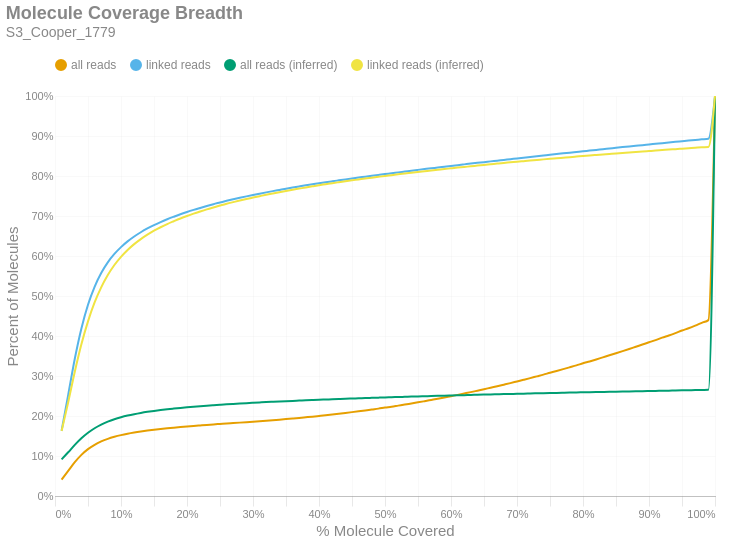

Notebook source saved alongside this figure:
### Markdown cell above
### Molecule Read Coverage
This chart shows molecule coverage breadth as computed by the number of bases aligned to that molecule. In other words, "*how much of each unique long molecule is actually sequenced/aligned?*" Keep in mind there is a distinction between sequences and alignments, since some sequences belonging to a particular molecule may not align well and wouldn't appear in the alignment data. This chart also shows molecule coverage breadth as computed by the *inferred fragment* from which the aligned sequences originate. Unlike read coverage, this calculation takes into account the total insert size, including unsequenced gaps between the forward and reverse reads. Like the previous figures, these are cumulative percents.

### Code cell
if SKIPLR:
    print_html(f"Skipped")
else:
    binned_df = consolidated_hist(valids['coverage_bp'], mask, 0.01, True)
    binned_df_inf = consolidated_hist(valids['coverage_inserts'], mask, 0.01, True)
    binned_df = binned_df.with_columns(pl.lit(binned_df_inf['all reads (cumsum)']).alias('all reads (inferred)'))
    binned_df = binned_df.with_columns(pl.lit(binned_df_inf['linked reads (cumsum)']).alias('linked reads (inferred)'))
    binned_df = binned_df.with_columns(
        (pl.col('bin').cast(pl.Float64) + 0.01).alias('right_edge')
    )

    with SafeRender(binned_df):
        (
            density_plot(binned_df, 'Molecule Coverage Breadth', samplename, 'molcov', ['all reads (inferred)','linked reads (inferred)'])
            .encode(
                #x=alt.X('bin:Q', title="% Molecule Covered").axis(format = '%').scale(padding=0),
                x=alt.X('right_edge:Q', title="% Molecule Covered").axis(format='%').scale(padding=0),
                y=alt.Y('value:Q', title='Percent of Molecules')
                    .axis(format='%')
                    .stack(False)
                    .scale(domainMin=0, padding=0),
                color=alt.Color("key:N").scale(domain = ["all reads", "linked reads", "all reads (inferred)", "linked reads (inferred)"]),
                tooltip = [
                    alt.Tooltip("key:N", title = "Data Type"),
                    alt.Tooltip("range_label:N", title="% Molecule Covered"),
                    alt.Tooltip("value:Q", format = ".2%", title="% Molecules")
                ]
            )
        ).display()

### Figure 1 — Vega-Lite specification as saved in the notebook (floating-point values rounded to 4 significant figures)
{"width": "container", "height": 400, "config": {"title": {"anchor": "start", "dy": -15, "fontSize": 18, "color": "#888888", "subtitleColor": "#888888", "subtitleFontSize": 14}, "arc": {"fill": "#0072B2"}, "axis": {"domainColor": "#888888", "domainWidth": 0.5, "gridWidth": 0.2, "grid": false, "titleFontWeight": 400, "titleFontSize": 15, "labelFontSize": 11, "labelColor": "#888888", "tickColor": "#888888", "tickWidth": 0.2, "titleColor": "#888888"}, "axisBand": {"grid": false}, "axisX": {"grid": true, "tickSize": 10, "domainCap": "round"}, "axisY": {"domain": false, "grid": true, "tickSize": 0, "domainCap": "round"}, "background": "transparent", "header": {"labelFontSize": 15, "labelColor": "#888888", "titleFontSize": 15, "titleFontWeight": 600, "titleColor": "#888888"}, "legend": {"labelFont": "sans-serif", "labelFontSize": 12, "labelColor": "#888888", "symbolSize": 100, "symbolType": "circle", "titleFontSize": 12, "titlePadding": 10, "titleColor": "#888888", "title": null, "orient": "top"}, "range": {"category": ["#E69F00", "#56B4E9", "#009E73", "#F0E442", "#0072B2", "#D55E00", "#CC79A7", "#000000"], "diverging": ["#cfe8f3", "#a2d4ec", "#73bfe2", "#46abdb", "#1696d2", "#12719e"]}, "area": {"fill": "#0072B2", "fillOpacity": 0.7, "line": true, "strokeOpacity": 0.7}, "line": {"color": "#0072B2", "stroke": "#0072B2", "strokeWidth": 2}, "trail": {"color": "#0072B2", "stroke": "#0072B2", "strokeWidth": 0, "size": 1}, "point": {"filled": true, "fillOpacity": 1.0, "size": 95}, "text": {"color": "#888888", "fontSize": 11, "align": "right", "fontWeight": 400, "size": 11}, "bar": {"fill": "#0072B2", "stroke": null}, "view": {"stroke": null, "continuousWidth": 660, "continuousHeight": 400}}, "data": {"name": "data-73d1cb7d08af86c9300cbe1bf69df326"}, "mark": {"type": "line", "interpolate": "monotone", "point": {"opacity": 0, "size": 275}}, "encoding": {"color": {"field": "key", "scale": {"domain": ["all reads", "linked reads", "all reads (inferred)", "linked reads (inferred)"]}, "type": "nominal"}, "tooltip": [{"field": "key", "title": "Data Type", "type": "nominal"}, {"field": "range_label", "title": "% Molecule Covered", "type": "nominal"}, {"field": "value", "format": ".2%", "title": "% Molecules", "type": "quantitative"}], "x": {"axis": {"format": "%"}, "field": "right_edge", "scale": {"padding": 0}, "title": "% Molecule Covered", "type": "quantitative"}, "y": {"axis": {"format": "%"}, "field": "value", "scale": {"domainMin": 0, "padding": 0}, "stack": false, "title": "Percent of Molecules", "type": "quantitative"}}, "params": [{"name": "param_c36ac31b6afebe62", "select": {"type": "point", "fields": ["key"]}, "bind": "legend"}], "title": {"text": "Molecule Coverage Breadth", "subtitle": "S3_Cooper_1779"}, "transform": [{"fold": ["all reads (cumsum)", "linked reads (cumsum)", "all reads (inferred)", "linked reads (inferred)"]}, {"calculate": "replace(datum.key, ' (cumsum)', '')", "as": "key"}, {"filter": {"param": "param_c36ac31b6afebe62"}}], "usermeta": {"embedOptions": {"downloadFileName": "S3_Cooper_1779.molcov"}}, "$schema": "https://vega.github.io/schema/vega-lite/v6.1.0.json", "datasets": {"data-73d1cb7d08af86c9300cbe1bf69df326": [{"bin": "0.0", "interval": "0.0-0.01", "all reads": 0.04096, "linked reads": 0.1632, "all reads (cumsum)": 0.04096, "linked reads (cumsum)": 0.1632, "range_label": "0.0-0.01", "all reads (inferred)": 0.0917, "linked reads (inferred)": 0.1623, "right_edge": 0.01}, {"bin": "0.01", "interval": "0.01-0.02", "all reads": 0.02177, "linked reads": 0.08965, "all reads (cumsum)": 0.06273, "linked reads (cumsum)": 0.2529, "range_label": "0.01-0.02", "all reads (inferred)": 0.1093, "linked reads (inferred)": 0.2346, "right_edge": 0.02}, {"bin": "0.02", "interval": "0.02-0.03", "all reads": 0.02186, "linked reads": 0.09038, "all reads (cumsum)": 0.08459, "linked reads (cumsum)": 0.3433, "range_label": "0.02-0.03", "all reads (inferred)": 0.1277, "linked reads (inferred)": 0.3108, "right_edge": 0.03}, {"bin": "0.03", "interval": "0.03-0.04", "all reads": 0.01829, "linked reads": 0.07571, "all reads (cumsum)": 0.1029, "linked reads (cumsum)": 0.419, "range_label": "0.03-0.04", "all reads (inferred)": 0.1442, "linked reads (inferred)": 0.3793, "right_edge": 0.04}, {"bin": "0.04", "interval": "0.04-0.05", "all reads": 0.01432, "linked reads": 0.05923, "all reads (cumsum)": 0.1172, "linked reads (cumsum)": 0.4782, "range_label": "0.04-0.05", "all reads (inferred)": 0.158, "linked reads (inferred)": 0.4365, "right_edge": 0.05}, {"bin": "0.05", "interval": "0.05-0.06", "all reads": 0.01087, "linked reads": 0.04489, "all reads (cumsum)": 0.1281, "linked reads (cumsum)": 0.5231, "range_label": "0.05-0.06", "all reads (inferred)": 0.1694, "linked reads (inferred)": 0.4838, "right_edge": 0.06}, {"bin": "0.06", "interval": "0.06-0.07", "all reads": 0.008335, "linked reads": 0.03439, "all reads (cumsum)": 0.1364, "linked reads (cumsum)": 0.5575, "range_label": "0.06-0.07", "all reads (inferred)": 0.1785, "linked reads (inferred)": 0.5215, "right_edge": 0.07}, {"bin": "0.07", "interval": "0.07-0.08", "all reads": 0.006472, "linked reads": 0.02669, "all reads (cumsum)": 0.1429, "linked reads (cumsum)": 0.5842, "range_label": "0.07-0.08", "all reads (inferred)": 0.1859, "linked reads (inferred)": 0.5525, "right_edge": 0.08}, {"bin": "0.08", "interval": "0.08-0.09", "all reads": 0.005087, "linked reads": 0.0209, "all reads (cumsum)": 0.148, "linked reads (cumsum)": 0.6051, "range_label": "0.08-0.09", "all reads (inferred)": 0.192, "linked reads (inferred)": 0.5775, "right_edge": 0.09}, {"bin": "0.09", "interval": "0.09-0.1", "all reads": 0.004177, "linked reads": 0.01712, "all reads (cumsum)": 0.1521, "linked reads (cumsum)": 0.6222, "range_label": "0.09-0.1", "all reads (inferred)": 0.1969, "linked reads (inferred)": 0.598, "right_edge": 0.1}, {"bin": "0.1", "interval": "0.1-0.11", "all reads": 0.003498, "linked reads": 0.01429, "all reads (cumsum)": 0.1556, "linked reads (cumsum)": 0.6365, "range_label": "0.1-0.11", "all reads (inferred)": 0.2011, "linked reads (inferred)": 0.6152, "right_edge": 0.11}, {"bin": "0.11", "interval": "0.11-0.12", "all reads": 0.002992, "linked reads": 0.01221, "all reads (cumsum)": 0.1586, "linked reads (cumsum)": 0.6487, "range_label": "0.11-0.12", "all reads (inferred)": 0.2046, "linked reads (inferred)": 0.6297, "right_edge": 0.12}, {"bin": "0.12", "interval": "0.12-0.13", "all reads": 0.002624, "linked reads": 0.01067, "all reads (cumsum)": 0.1613, "linked reads (cumsum)": 0.6594, "range_label": "0.12-0.13", "all reads (inferred)": 0.2077, "linked reads (inferred)": 0.6423, "right_edge": 0.13}, {"bin": "0.13", "interval": "0.13-0.14", "all reads": 0.002341, "linked reads": 0.009508, "all reads (cumsum)": 0.1636, "linked reads (cumsum)": 0.6689, "range_label": "0.13-0.14", "all reads (inferred)": 0.2104, "linked reads (inferred)": 0.6534, "right_edge": 0.14}, {"bin": "0.14", "interval": "0.14-0.15", "all reads": 0.00206, "linked reads": 0.008332, "all reads (cumsum)": 0.1657, "linked reads (cumsum)": 0.6772, "range_label": "0.14-0.15", "all reads (inferred)": 0.2127, "linked reads (inferred)": 0.6632, "right_edge": 0.15}, {"bin": "0.15", "interval": "0.15-0.16", "all reads": 0.001879, "linked reads": 0.007566, "all reads (cumsum)": 0.1675, "linked reads (cumsum)": 0.6848, "range_label": "0.15-0.16", "all reads (inferred)": 0.2148, "linked reads (inferred)": 0.6719, "right_edge": 0.16}, {"bin": "0.16", "interval": "0.16-0.17", "all reads": 0.001772, "linked reads": 0.007111, "all reads (cumsum)": 0.1693, "linked reads (cumsum)": 0.6919, "range_label": "0.16-0.17", "all reads (inferred)": 0.2168, "linked reads (inferred)": 0.6798, "right_edge": 0.17}, {"bin": "0.17", "interval": "0.17-0.18", "all reads": 0.001605, "linked reads": 0.006372, "all reads (cumsum)": 0.1709, "linked reads (cumsum)": 0.6983, "range_label": "0.17-0.18", "all reads (inferred)": 0.2185, "linked reads (inferred)": 0.687, "right_edge": 0.18}, {"bin": "0.18", "interval": "0.18-0.19", "all reads": 0.001529, "linked reads": 0.006055, "all reads (cumsum)": 0.1724, "linked reads (cumsum)": 0.7043, "range_label": "0.18-0.19", "all reads (inferred)": 0.2202, "linked reads (inferred)": 0.6938, "right_edge": 0.19}, {"bin": "0.19", "interval": "0.19-0.2", "all reads": 0.001452, "linked reads": 0.0057, "all reads (cumsum)": 0.1739, "linked reads (cumsum)": 0.71, "range_label": "0.19-0.2", "all reads (inferred)": 0.2217, "linked reads (inferred)": 0.7001, "right_edge": 0.2}, {"bin": "0.2", "interval": "0.2-0.21", "all reads": 0.001351, "linked reads": 0.005266, "all reads (cumsum)": 0.1752, "linked reads (cumsum)": 0.7153, "range_label": "0.2-0.21", "all reads (inferred)": 0.2231, "linked reads (inferred)": 0.7059, "right_edge": 0.21}, {"bin": "0.21", "interval": "0.21-0.22", "all reads": 0.001275, "linked reads": 0.004916, "all reads (cumsum)": 0.1765, "linked reads (cumsum)": 0.7202, "range_label": "0.21-0.22", "all reads (inferred)": 0.2245, "linked reads (inferred)": 0.7114, "right_edge": 0.22}, {"bin": "0.22", "interval": "0.22-0.23", "all reads": 0.001264, "linked reads": 0.004794, "all reads (cumsum)": 0.1778, "linked reads (cumsum)": 0.725, "range_label": "0.22-0.23", "all reads (inferred)": 0.2258, "linked reads (inferred)": 0.7166, "right_edge": 0.23}, {"bin": "0.23", "interval": "0.23-0.24", "all reads": 0.001208, "linked reads": 0.00456, "all reads (cumsum)": 0.179, "linked reads (cumsum)": 0.7296, "range_label": "0.23-0.24", "all reads (inferred)": 0.2269, "linked reads (inferred)": 0.7214, "right_edge": 0.24}, {"bin": "0.24", "interval": "0.24-0.25", "all reads": 0.001126, "linked reads": 0.004156, "all reads (cumsum)": 0.1801, "linked reads (cumsum)": 0.7337, "range_label": "0.24-0.25", "all reads (inferred)": 0.2281, "linked reads (inferred)": 0.7261, "right_edge": 0.25}, {"bin": "0.25", "interval": "0.25-0.26", "all reads": 0.00113, "linked reads": 0.004175, "all reads (cumsum)": 0.1812, "linked reads (cumsum)": 0.7379, "range_label": "0.25-0.26", "all reads (inferred)": 0.2292, "linked reads (inferred)": 0.7306, "right_edge": 0.26}, {"bin": "0.26", "interval": "0.26-0.27", "all reads": 0.001088, "linked reads": 0.003883, "all reads (cumsum)": 0.1823, "linked reads (cumsum)": 0.7418, "range_label": "0.26-0.27", "all reads (inferred)": 0.2302, "linked reads (inferred)": 0.7347, "right_edge": 0.27}, {"bin": "0.27", "interval": "0.27-0.28", "all reads": 0.001102, "linked reads": 0.00374, "all reads (cumsum)": 0.1834, "linked reads (cumsum)": 0.7455, "range_label": "0.27-0.28", "all reads (inferred)": 0.2312, "linked reads (inferred)": 0.7387, "right_edge": 0.28}, {"bin": "0.28", "interval": "0.28-0.29", "all reads": 0.001121, "linked reads": 0.003574, "all reads (cumsum)": 0.1846, "linked reads (cumsum)": 0.7491, "range_label": "0.28-0.29", "all reads (inferred)": 0.2321, "linked reads (inferred)": 0.7425, "right_edge": 0.29}, {"bin": "0.29", "interval": "0.29-0.3", "all reads": 0.001151, "linked reads": 0.003486, "all reads (cumsum)": 0.1857, "linked reads (cumsum)": 0.7526, "range_label": "0.29-0.3", "all reads (inferred)": 0.233, "linked reads (inferred)": 0.7461, "right_edge": 0.3}, {"bin": "0.3", "interval": "0.3-0.31", "all reads": 0.001211, "linked reads": 0.00331, "all reads (cumsum)": 0.1869, "linked reads (cumsum)": 0.7559, "range_label": "0.3-0.31", "all reads (inferred)": 0.2338, "linked reads (inferred)": 0.7496, "right_edge": 0.31}, {"bin": "0.31", "interval": "0.31-0.32", "all reads": 0.001266, "linked reads": 0.003225, "all reads (cumsum)": 0.1882, "linked reads (cumsum)": 0.7591, "range_label": "0.31-0.32", "all reads (inferred)": 0.2347, "linked reads (inferred)": 0.7531, "right_edge": 0.32}, {"bin": "0.32", "interval": "0.32-0.33", "all reads": 0.001297, "linked reads": 0.00312, "all reads (cumsum)": 0.1895, "linked reads (cumsum)": 0.7622, "range_label": "0.32-0.33", "all reads (inferred)": 0.2355, "linked reads (inferred)": 0.7563, "right_edge": 0.33}, {"bin": "0.33", "interval": "0.33-0.34", "all reads": 0.001358, "linked reads": 0.003022, "all reads (cumsum)": 0.1908, "linked reads (cumsum)": 0.7652, "range_label": "0.33-0.34", "all reads (inferred)": 0.2363, "linked reads (inferred)": 0.7595, "right_edge": 0.34}, {"bin": "0.34", "interval": "0.34-0.35", "all reads": 0.001422, "linked reads": 0.003018, "all reads (cumsum)": 0.1923, "linked reads (cumsum)": 0.7683, "range_label": "0.34-0.35", "all reads (inferred)": 0.2371, "linked reads (inferred)": 0.7627, "right_edge": 0.35}, {"bin": "0.35", "interval": "0.35-0.36", "all reads": 0.001469, "linked reads": 0.002892, "all reads (cumsum)": 0.1937, "linked reads (cumsum)": 0.7712, "range_label": "0.35-0.36", "all reads (inferred)": 0.2378, "linked reads (inferred)": 0.7656, "right_edge": 0.36}, {"bin": "0.36", "interval": "0.36-0.37", "all reads": 0.001503, "linked reads": 0.00276, "all reads (cumsum)": 0.1952, "linked reads (cumsum)": 0.7739, "range_label": "0.36-0.37", "all reads (inferred)": 0.2385, "linked reads (inferred)": 0.7685, "right_edge": 0.37}, {"bin": "0.37", "interval": "0.37-0.38", "all reads": 0.001586, "linked reads": 0.002697, "all reads (cumsum)": 0.1968, "linked reads (cumsum)": 0.7766, "range_label": "0.37-0.38", "all reads (inferred)": 0.2392, "linked reads (inferred)": 0.7714, "right_edge": 0.38}, {"bin": "0.38", "interval": "0.38-0.39", "all reads": 0.001599, "linked reads": 0.002544, "all reads (cumsum)": 0.1984, "linked reads (cumsum)": 0.7792, "range_label": "0.38-0.39", "all reads (inferred)": 0.2399, "linked reads (inferred)": 0.7742, "right_edge": 0.39}, {"bin": "0.39", "interval": "0.39-0.4", "all reads": 0.001735, "linked reads": 0.002658, "all reads (cumsum)": 0.2002, "linked reads (cumsum)": 0.7818, "range_label": "0.39-0.4", "all reads (inferred)": 0.2406, "linked reads (inferred)": 0.7769, "right_edge": 0.4}, {"bin": "0.4", "interval": "0.4-0.41", "all reads": 0.001752, "linked reads": 0.00246, "all reads (cumsum)": 0.2019, "linked reads (cumsum)": 0.7843, "range_label": "0.4-0.41", "all reads (inferred)": 0.2412, "linked reads (inferred)": 0.7794, "right_edge": 0.41}, {"bin": "0.41", "interval": "0.41-0.42", "all reads": 0.001836, "linked reads": 0.002418, "all reads (cumsum)": 0.2037, "linked reads (cumsum)": 0.7867, "range_label": "0.41-0.42", "all reads (inferred)": 0.2419, "linked reads (inferred)": 0.782, "right_edge": 0.42}, {"bin": "0.42", "interval": "0.42-0.43", "all reads": 0.001922, "linked reads": 0.002401, "all reads (cumsum)": 0.2057, "linked reads (cumsum)": 0.7891, "range_label": "0.42-0.43", "all reads (inferred)": 0.2425, "linked reads (inferred)": 0.7844, "right_edge": 0.43}, {"bin": "0.43", "interval": "0.43-0.44", "all reads": 0.001975, "linked reads": 0.0024, "all reads (cumsum)": 0.2076, "linked reads (cumsum)": 0.7915, "range_label": "0.43-0.44", "all reads (inferred)": 0.2431, "linked reads (inferred)": 0.7869, "right_edge": 0.44}, {"bin": "0.44", "interval": "0.44-0.45", "all reads": 0.002036, "linked reads": 0.002321, "all reads (cumsum)": 0.2097, "linked reads (cumsum)": 0.7938, "range_label": "0.44-0.45", "all reads (inferred)": 0.2437, "linked reads (inferred)": 0.7892, "right_edge": 0.45}, {"bin": "0.45", "interval": "0.45-0.46", "all reads": 0.002092, "linked reads": 0.002219, "all reads (cumsum)": 0.2118, "linked reads (cumsum)": 0.796, "range_label": "0.45-0.46", "all reads (inferred)": 0.2442, "linked reads (inferred)": 0.7914, "right_edge": 0.46}, {"bin": "0.46", "interval": "0.46-0.47", "all reads": 0.002164, "linked reads": 0.002312, "all reads (cumsum)": 0.2139, "linked reads (cumsum)": 0.7983, "range_label": "0.46-0.47", "all reads (inferred)": 0.2448, "linked reads (inferred)": 0.7937, "right_edge": 0.47}, {"bin": "0.47", "interval": "0.47-0.48", "all reads": 0.002291, "linked reads": 0.002248, "all reads (cumsum)": 0.2162, "linked reads (cumsum)": 0.8006, "range_label": "0.47-0.48", "all reads (inferred)": 0.2454, "linked reads (inferred)": 0.7958, "right_edge": 0.48}, {"bin": "0.48", "interval": "0.48-0.49", "all reads": 0.002216, "linked reads": 0.002163, "all reads (cumsum)": 0.2184, "linked reads (cumsum)": 0.8028, "range_label": "0.48-0.49", "all reads (inferred)": 0.2459, "linked reads (inferred)": 0.798, "right_edge": 0.49}, {"bin": "0.49", "interval": "0.49-0.5", "all reads": 0.002556, "linked reads": 0.002126, "all reads (cumsum)": 0.221, "linked reads (cumsum)": 0.8049, "range_label": "0.49-0.5", "all reads (inferred)": 0.2464, "linked reads (inferred)": 0.8002, "right_edge": 0.5}, {"bin": "0.5", "interval": "0.5-0.51", "all reads": 0.002315, "linked reads": 0.002015, "all reads (cumsum)": 0.2233, "linked reads (cumsum)": 0.8069, "range_label": "0.5-0.51", "all reads (inferred)": 0.247, "linked reads (inferred)": 0.8022, "right_edge": 0.51}, {"bin": "0.51", "interval": "0.51-0.52", "all reads": 0.002659, "linked reads": 0.002163, "all reads (cumsum)": 0.226, "linked reads (cumsum)": 0.8091, "range_label": "0.51-0.52", "all reads (inferred)": 0.2475, "linked reads (inferred)": 0.8042, "right_edge": 0.52}, {"bin": "0.52", "interval": "0.52-0.53", "all reads": 0.002626, "linked reads": 0.002082, "all reads (cumsum)": 0.2286, "linked reads (cumsum)": 0.8111, "range_label": "0.52-0.53", "all reads (inferred)": 0.248, "linked reads (inferred)": 0.8062, "right_edge": 0.53}, {"bin": "0.53", "interval": "0.53-0.54", "all reads": 0.002779, "linked reads": 0.002113, "all reads (cumsum)": 0.2314, "linked reads (cumsum)": 0.8133, "range_label": "0.53-0.54", "all reads (inferred)": 0.2485, "linked reads (inferred)": 0.8082, "right_edge": 0.54}, {"bin": "0.54", "interval": "0.54-0.55", "all reads": 0.00274, "linked reads": 0.002048, "all reads (cumsum)": 0.2341, "linked reads (cumsum)": 0.8153, "range_label": "0.54-0.55", "all reads (inferred)": 0.249, "linked reads (inferred)": 0.8102, "right_edge": 0.55}, {"bin": "0.55", "interval": "0.55-0.56", "all reads": 0.002958, "linked reads": 0.002021, "all reads (cumsum)": 0.2371, "linked reads (cumsum)": 0.8173, "range_label": "0.55-0.56", "all reads (inferred)": 0.2495, "linked reads (inferred)": 0.812, "right_edge": 0.56}, {"bin": "0.56", "interval": "0.56-0.57", "all reads": 0.003031, "linked reads": 0.002003, "all reads (cumsum)": 0.2401, "linked reads (cumsum)": 0.8193, "range_label": "0.56-0.57", "all reads (inferred)": 0.2499, "linked reads (inferred)": 0.8139, "right_edge": 0.57}, {"bin": "0.57", "interval": "0.57-0.58", "all reads": 0.003036, "linked reads": 0.001916, "all reads (cumsum)": 0.2431, "linked reads (cumsum)": 0.8212, "range_label": "0.57-0.58", "all reads (inferred)": 0.2504, "linked reads (inferred)": 0.8157, "right_edge": 0.58}, {"bin": "0.58", "interval": "0.58-0.59", "all reads": 0.003153, "linked reads": 0.001999, "all reads (cumsum)": 0.2463, "linked reads (cumsum)": 0.8232, "range_label": "0.58-0.59", "all reads (inferred)": 0.2508, "linked reads (inferred)": 0.8174, "right_edge": 0.59}, {"bin": "0.59", "interval": "0.59-0.6", "all reads": 0.003306, "linked reads": 0.001992, "all reads (cumsum)": 0.2496, "linked reads (cumsum)": 0.8252, "range_label": "0.59-0.6", "all reads (inferred)": 0.2513, "linked reads (inferred)": 0.8192, "right_edge": 0.6}, {"bin": "0.6", "interval": "0.6-0.61", "all reads": 0.00323, "linked reads": 0.0019, "all reads (cumsum)": 0.2528, "linked reads (cumsum)": 0.8271, "range_label": "0.6-0.61", "all reads (inferred)": 0.2517, "linked reads (inferred)": 0.821, "right_edge": 0.61}, {"bin": "0.61", "interval": "0.61-0.62", "all reads": 0.003428, "linked reads": 0.001912, "all reads (cumsum)": 0.2563, "linked reads (cumsum)": 0.829, "range_label": "0.61-0.62", "all reads (inferred)": 0.2522, "linked reads (inferred)": 0.8227, "right_edge": 0.62}, {"bin": "0.62", "interval": "0.62-0.63", "all reads": 0.00344, "linked reads": 0.001915, "all reads (cumsum)": 0.2597, "linked reads (cumsum)": 0.831, "range_label": "0.62-0.63", "all reads (inferred)": 0.2526, "linked reads (inferred)": 0.8243, "right_edge": 0.63}, {"bin": "0.63", "interval": "0.63-0.64", "all reads": 0.003582, "linked reads": 0.001871, "all reads (cumsum)": 0.2633, "linked reads (cumsum)": 0.8328, "range_label": "0.63-0.64", "all reads (inferred)": 0.253, "linked reads (inferred)": 0.826, "right_edge": 0.64}, {"bin": "0.64", "interval": "0.64-0.65", "all reads": 0.003597, "linked reads": 0.001798, "all reads (cumsum)": 0.2669, "linked reads (cumsum)": 0.8346, "range_label": "0.64-0.65", "all reads (inferred)": 0.2535, "linked reads (inferred)": 0.8277, "right_edge": 0.65}, {"bin": "0.65", "interval": "0.65-0.66", "all reads": 0.003827, "linked reads": 0.001921, "all reads (cumsum)": 0.2707, "linked reads (cumsum)": 0.8366, "range_label": "0.65-0.66", "all reads (inferred)": 0.2539, "linked reads (inferred)": 0.8293, "right_edge": 0.66}, {"bin": "0.66", "interval": "0.66-0.67", "all reads": 0.003715, "linked reads": 0.001827, "all reads (cumsum)": 0.2744, "linked reads (cumsum)": 0.8384, "range_label": "0.66-0.67", "all reads (inferred)": 0.2543, "linked reads (inferred)": 0.831, "right_edge": 0.67}, {"bin": "0.67", "interval": "0.67-0.68", "all reads": 0.003889, "linked reads": 0.001903, "all reads (cumsum)": 0.2783, "linked reads (cumsum)": 0.8403, "range_label": "0.67-0.68", "all reads (inferred)": 0.2547, "linked reads (inferred)": 0.8326, "right_edge": 0.68}, {"bin": "0.68", "interval": "0.68-0.69", "all reads": 0.00394, "linked reads": 0.001834, "all reads (cumsum)": 0.2822, "linked reads (cumsum)": 0.8421, "range_label": "0.68-0.69", "all reads (inferred)": 0.2551, "linked reads (inferred)": 0.8341, "right_edge": 0.69}, {"bin": "0.69", "interval": "0.69-0.7", "all reads": 0.004145, "linked reads": 0.001917, "all reads (cumsum)": 0.2864, "linked reads (cumsum)": 0.844, "range_label": "0.69-0.7", "all reads (inferred)": 0.2555, "linked reads (inferred)": 0.8357, "right_edge": 0.7}, {"bin": "0.7", "interval": "0.7-0.71", "all reads": 0.004105, "linked reads": 0.001785, "all reads (cumsum)": 0.2905, "linked reads (cumsum)": 0.8458, "range_label": "0.7-0.71", "all reads (inferred)": 0.2559, "linked reads (inferred)": 0.8372, "right_edge": 0.71}, {"bin": "0.71", "interval": "0.71-0.72", "all reads": 0.004195, "linked reads": 0.001798, "all reads (cumsum)": 0.2947, "linked reads (cumsum)": 0.8476, "range_label": "0.71-0.72", "all reads (inferred)": 0.2563, "linked reads (inferred)": 0.8386, "right_edge": 0.72}, {"bin": "0.72", "interval": "0.72-0.73", "all reads": 0.0044, "linked reads": 0.001827, "all reads (cumsum)": 0.2991, "linked reads (cumsum)": 0.8494, "range_label": "0.72-0.73", "all reads (inferred)": 0.2567, "linked reads (inferred)": 0.8401, "right_edge": 0.73}, {"bin": "0.73", "interval": "0.73-0.74", "all reads": 0.004342, "linked reads": 0.001828, "all reads (cumsum)": 0.3034, "linked reads (cumsum)": 0.8513, "range_label": "0.73-0.74", "all reads (inferred)": 0.257, "linked reads (inferred)": 0.8416, "right_edge": 0.74}, {"bin": "0.74", "interval": "0.74-0.75", "all reads": 0.004671, "linked reads": 0.001892, "all reads (cumsum)": 0.3081, "linked reads (cumsum)": 0.8532, "range_label": "0.74-0.75", "all reads (inferred)": 0.2574, "linked reads (inferred)": 0.843, "right_edge": 0.75}, {"bin": "0.75", "interval": "0.75-0.76", "all reads": 0.004462, "linked reads": 0.001706, "all reads (cumsum)": 0.3126, "linked reads (cumsum)": 0.8549, "range_label": "0.75-0.76", "all reads (inferred)": 0.2578, "linked reads (inferred)": 0.8444, "right_edge": 0.76}, {"bin": "0.76", "interval": "0.76-0.77", "all reads": 0.00458, "linked reads": 0.001715, "all reads (cumsum)": 0.3171, "linked reads (cumsum)": 0.8566, "range_label": "0.76-0.77", "all reads (inferred)": 0.2581, "linked reads (inferred)": 0.8458, "right_edge": 0.77}, {"bin": "0.77", "interval": "0.77-0.78", "all reads": 0.00471, "linked reads": 0.001835, "all reads (cumsum)": 0.3219, "linked reads (cumsum)": 0.8584, "range_label": "0.77-0.78", "all reads (inferred)": 0.2585, "linked reads (inferred)": 0.8471, "right_edge": 0.78}, {"bin": "0.78", "interval": "0.78-0.79", "all reads": 0.004771, "linked reads": 0.001735, "all reads (cumsum)": 0.3266, "linked reads (cumsum)": 0.8602, "range_label": "0.78-0.79", "all reads (inferred)": 0.2589, "linked reads (inferred)": 0.8485, "right_edge": 0.79}, {"bin": "0.79", "interval": "0.79-0.8", "all reads": 0.005111, "linked reads": 0.00175, "all reads (cumsum)": 0.3317, "linked reads (cumsum)": 0.8619, "range_label": "0.79-0.8", "all reads (inferred)": 0.2592, "linked reads (inferred)": 0.85, "right_edge": 0.8}, {"bin": "0.8", "interval": "0.8-0.81", "all reads": 0.00471, "linked reads": 0.001629, "all reads (cumsum)": 0.3364, "linked reads (cumsum)": 0.8635, "range_label": "0.8-0.81", "all reads (inferred)": 0.2596, "linked reads (inferred)": 0.8513, "right_edge": 0.81}, {"bin": "0.81", "interval": "0.81-0.82", "all reads": 0.004989, "linked reads": 0.001716, "all reads (cumsum)": 0.3414, "linked reads (cumsum)": 0.8652, "range_label": "0.81-0.82", "all reads (inferred)": 0.2599, "linked reads (inferred)": 0.8526, "right_edge": 0.82}, {"bin": "0.82", "interval": "0.82-0.83", "all reads": 0.005177, "linked reads": 0.00179, "all reads (cumsum)": 0.3466, "linked reads (cumsum)": 0.867, "range_label": "0.82-0.83", "all reads (inferred)": 0.2602, "linked reads (inferred)": 0.8539, "right_edge": 0.83}, {"bin": "0.83", "interval": "0.83-0.84", "all reads": 0.005151, "linked reads": 0.001723, "all reads (cumsum)": 0.3518, "linked reads (cumsum)": 0.8688, "range_label": "0.83-0.84", "all reads (inferred)": 0.2606, "linked reads (inferred)": 0.8551, "right_edge": 0.84}, {"bin": "0.84", "interval": "0.84-0.85", "all reads": 0.005225, "linked reads": 0.00175, "all reads (cumsum)": 0.357, "linked reads (cumsum)": 0.8705, "range_label": "0.84-0.85", "all reads (inferred)": 0.2609, "linked reads (inferred)": 0.8564, "right_edge": 0.85}, {"bin": "0.85", "interval": "0.85-0.86", "all reads": 0.005293, "linked reads": 0.001691, "all reads (cumsum)": 0.3623, "linked reads (cumsum)": 0.8722, "range_label": "0.85-0.86", "all reads (inferred)": 0.2612, "linked reads (inferred)": 0.8576, "right_edge": 0.86}, {"bin": "0.86", "interval": "0.86-0.87", "all reads": 0.005385, "linked reads": 0.00165, "all reads (cumsum)": 0.3677, "linked reads (cumsum)": 0.8739, "range_label": "0.86-0.87", "all reads (inferred)": 0.2615, "linked reads (inferred)": 0.8588, "right_edge": 0.87}, {"bin": "0.87", "interval": "0.87-0.88", "all reads": 0.005489, "linked reads": 0.001613, "all reads (cumsum)": 0.3732, "linked reads (cumsum)": 0.8755, "range_label": "0.87-0.88", "all reads (inferred)": 0.2618, "linked reads (inferred)": 0.86, "right_edge": 0.88}, {"bin": "0.88", "interval": "0.88-0.89", "all reads": 0.005467, "linked reads": 0.001588, "all reads (cumsum)": 0.3786, "linked reads (cumsum)": 0.8771, "range_label": "0.88-0.89", "all reads (inferred)": 0.2622, "linked reads (inferred)": 0.8612, "right_edge": 0.89}, {"bin": "0.89", "interval": "0.89-0.9", "all reads": 0.005685, "linked reads": 0.001702, "all reads (cumsum)": 0.3843, "linked reads (cumsum)": 0.8788, "range_label": "0.89-0.9", "all reads (inferred)": 0.2625, "linked reads (inferred)": 0.8624, "right_edge": 0.9}, {"bin": "0.9", "interval": "0.9-0.91", "all reads": 0.005403, "linked reads": 0.001659, "all reads (cumsum)": 0.3897, "linked reads (cumsum)": 0.8804, "range_label": "0.9-0.91", "all reads (inferred)": 0.2628, "linked reads (inferred)": 0.8636, "right_edge": 0.91}, {"bin": "0.91", "interval": "0.91-0.92", "all reads": 0.006254, "linked reads": 0.001685, "all reads (cumsum)": 0.396, "linked reads (cumsum)": 0.8821, "range_label": "0.91-0.92", "all reads (inferred)": 0.2631, "linked reads (inferred)": 0.8648, "right_edge": 0.92}, {"bin": "0.92", "interval": "0.92-0.93", "all reads": 0.005428, "linked reads": 0.001636, "all reads (cumsum)": 0.4014, "linked reads (cumsum)": 0.8837, "range_label": "0.92-0.93", "all reads (inferred)": 0.2634, "linked reads (inferred)": 0.866, "right_edge": 0.93}, {"bin": "0.93", "interval": "0.93-0.94", "all reads": 0.00593, "linked reads": 0.001636, "all reads (cumsum)": 0.4073, "linked reads (cumsum)": 0.8854, "range_label": "0.93-0.94", "all reads (inferred)": 0.2637, "linked reads (inferred)": 0.8671, "right_edge": 0.94}, {"bin": "0.94", "interval": "0.94-0.95", "all reads": 0.006509, "linked reads": 0.001595, "all reads (cumsum)": 0.4138, "linked reads (cumsum)": 0.887, "range_label": "0.94-0.95", "all reads (inferred)": 0.2641, "linked reads (inferred)": 0.8683, "right_edge": 0.95}, {"bin": "0.95", "interval": "0.95-0.96", "all reads": 0.005579, "linked reads": 0.0016, "all reads (cumsum)": 0.4194, "linked reads (cumsum)": 0.8886, "range_label": "0.95-0.96", "all reads (inferred)": 0.2644, "linked reads (inferred)": 0.8695, "right_edge": 0.96}, {"bin": "0.96", "interval": "0.96-0.97", "all reads": 0.006466, "linked reads": 0.001579, "all reads (cumsum)": 0.4259, "linked reads (cumsum)": 0.8901, "range_label": "0.96-0.97", "all reads (inferred)": 0.2647, "linked reads (inferred)": 0.8707, "right_edge": 0.97}, {"bin": "0.97", "interval": "0.97-0.98", "all reads": 0.007114, "linked reads": 0.001536, "all reads (cumsum)": 0.433, "linked reads (cumsum)": 0.8917, "range_label": "0.97-0.98", "all reads (inferred)": 0.2651, "linked reads (inferred)": 0.8718, "right_edge": 0.98}, {"bin": "0.98", "interval": "0.98-0.99", "all reads": 0.006628, "linked reads": 0.001607, "all reads (cumsum)": 0.4396, "linked reads (cumsum)": 0.8933, "range_label": "0.98-0.99", "all reads (inferred)": 0.2655, "linked reads (inferred)": 0.8726, "right_edge": 0.99}, {"bin": "0.99", "interval": "0.99-1.0", "all reads": 0.5604, "linked reads": 0.1067, "all reads (cumsum)": 1.0, "linked reads (cumsum)": 1.0, "range_label": "0.99-1.0", "all reads (inferred)": 1.0, "linked reads (inferred)": 1.0, "right_edge": 1.0}]}}
